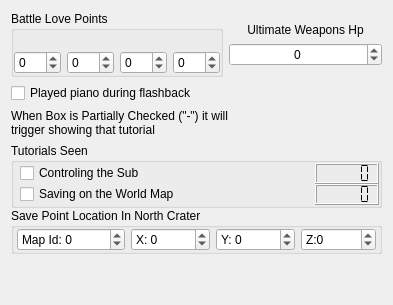
          <widget class="QWidget" name="tab_3">
           <property name="styleSheet">
            <string notr="true"/>
           </property>
           <attribute name="title">
            <string>Misc</string>
           </attribute>
           <layout class="QVBoxLayout" name="verticalLayout_20">
            <item>
             <layout class="QHBoxLayout" name="horizontalLayout_157">
              <item>
               <widget class="QGroupBox" name="groupBox_27">
                <property name="title">
                 <string>Battle Love Points</string>
                </property>
                <layout class="QHBoxLayout" name="horizontalLayout_27">
                 <property name="leftMargin">
                  <number>0</number>
                 </property>
                 <property name="topMargin">
                  <number>0</number>
                 </property>
                 <property name="rightMargin">
                  <number>0</number>
                 </property>
                 <property name="bottomMargin">
                  <number>0</number>
                 </property>
                 <item>
                  <layout class="QVBoxLayout" name="verticalLayout_88">
                   <item>
                    <widget class="QLabel" name="lbl_battle_love_aeris">
                     <property name="frameShape">
                      <enum>QFrame::NoFrame</enum>
                     </property>
                    </widget>
                   </item>
                   <item>
                    <widget class="QSpinBox" name="sbBloveAeris">
                     <property name="wrapping">
                      <bool>true</bool>
                     </property>
                     <property name="maximum">
                      <number>255</number>
                     </property>
                    </widget>
                   </item>
                  </layout>
                 </item>
                 <item>
                  <layout class="QVBoxLayout" name="verticalLayout_119">
                   <item>
                    <widget class="QLabel" name="lbl_battle_love_tifa"/>
                   </item>
                   <item>
                    <widget class="QSpinBox" name="sbBloveTifa">
                     <property name="wrapping">
                      <bool>true</bool>
                     </property>
                     <property name="maximum">
                      <number>255</number>
                     </property>
                    </widget>
                   </item>
                  </layout>
                 </item>
                 <item>
                  <layout class="QVBoxLayout" name="verticalLayout_120">
                   <item>
                    <widget class="QLabel" name="lbl_battle_love_yuffie"/>
                   </item>
                   <item>
                    <widget class="QSpinBox" name="sbBloveYuffie">
                     <property name="wrapping">
                      <bool>true</bool>
                     </property>
                     <property name="maximum">
                      <number>255</number>
                     </property>
                    </widget>
                   </item>
                  </layout>
                 </item>
                 <item>
                  <layout class="QVBoxLayout" name="verticalLayout_123">
                   <item>
                    <widget class="QLabel" name="lbl_battle_love_barret">
                     <property name="alignment">
                      <set>Qt::AlignCenter</set>
                     </property>
                    </widget>
                   </item>
                   <item>
                    <widget class="QSpinBox" name="sbBloveBarret">
                     <property name="wrapping">
                      <bool>true</bool>
                     </property>
                     <property name="maximum">
                      <number>255</number>
                     </property>
                    </widget>
                   </item>
                  </layout>
                 </item>
                </layout>
               </widget>
              </item>
              <item>
               <layout class="QVBoxLayout" name="verticalLayout_33">
                <item>
                 <spacer name="verticalSpacer_9">
                  <property name="orientation">
                   <enum>Qt::Vertical</enum>
                  </property>
                  <property name="sizeHint" stdset="0">
                   <size>
                    <width>0</width>
                    <height>0</height>
                   </size>
                  </property>
                 </spacer>
                </item>
                <item>
                 <widget class="QLabel" name="label_186">
                  <property name="text">
                   <string>Ultimate Weapons Hp</string>
                  </property>
                  <property name="alignment">
                   <set>Qt::AlignCenter</set>
                  </property>
                 </widget>
                </item>
                <item>
                 <widget class="QSpinBox" name="sbUweaponHp">
                  <property name="wrapping">
                   <bool>true</bool>
                  </property>
                  <property name="alignment">
                   <set>Qt::AlignCenter</set>
                  </property>
                  <property name="maximum">
                   <number>16777215</number>
                  </property>
                 </widget>
                </item>
                <item>
                 <spacer name="verticalSpacer_8">
                  <property name="orientation">
                   <enum>Qt::Vertical</enum>
                  </property>
                  <property name="sizeHint" stdset="0">
                   <size>
                    <width>0</width>
                    <height>0</height>
                   </size>
                  </property>
                 </spacer>
                </item>
               </layout>
              </item>
             </layout>
            </item>
            <item>
             <widget class="QCheckBox" name="cbFlashbackPiano">
              <property name="text">
               <string>Played piano during flashback</string>
              </property>
             </widget>
            </item>
            <item>
             <widget class="QLabel" name="label_187">
              <property name="text">
               <string>When Box is Partially Checked (&quot;-&quot;) it will
trigger showing that tutorial</string>
              </property>
              <property name="wordWrap">
               <bool>true</bool>
              </property>
             </widget>
            </item>
            <item>
             <layout class="QVBoxLayout" name="verticalLayout_93">
              <property name="spacing">
               <number>0</number>
              </property>
              <item>
               <layout class="QHBoxLayout" name="horizontalLayout_153">
                <item>
                 <widget class="QGroupBox" name="groupBox_28">
                  <property name="enabled">
                   <bool>true</bool>
                  </property>
                  <property name="title">
                   <string>Tutorials Seen</string>
                  </property>
                  <layout class="QVBoxLayout" name="verticalLayout_31">
                   <property name="spacing">
                    <number>0</number>
                   </property>
                   <property name="leftMargin">
                    <number>3</number>
                   </property>
                   <property name="topMargin">
                    <number>0</number>
                   </property>
                   <property name="rightMargin">
                    <number>0</number>
                   </property>
                   <property name="bottomMargin">
                    <number>0</number>
                   </property>
                   <item>
                    <layout class="QHBoxLayout" name="horizontalLayout_71">
                     <property name="leftMargin">
                      <number>3</number>
                     </property>
                     <item>
                      <widget class="QCheckBox" name="cbTutSub">
                       <property name="text">
                        <string>Controling the Sub</string>
                       </property>
                       <property name="tristate">
                        <bool>false</bool>
                       </property>
                      </widget>
                     </item>
                     <item>
                      <widget class="QLCDNumber" name="lcdTutSub">
                       <property name="maximumSize">
                        <size>
                         <width>64</width>
                         <height>21</height>
                        </size>
                       </property>
                       <property name="mode">
                        <enum>QLCDNumber::Hex</enum>
                       </property>
                       <property name="segmentStyle">
                        <enum>QLCDNumber::Flat</enum>
                       </property>
                      </widget>
                     </item>
                    </layout>
                   </item>
                   <item>
                    <layout class="QHBoxLayout" name="horizontalLayout_74">
                     <property name="leftMargin">
                      <number>3</number>
                     </property>
                     <item>
                      <widget class="QCheckBox" name="cbTutWorldSave">
                       <property name="text">
                        <string>Saving on the World Map</string>
                       </property>
                       <property name="tristate">
                        <bool>true</bool>
                       </property>
                      </widget>
                     </item>
                     <item>
                      <widget class="QLCDNumber" name="lcdNumber_7">
                       <property name="minimumSize">
                        <size>
                         <width>0</width>
                         <height>21</height>
                        </size>
                       </property>
                       <property name="maximumSize">
                        <size>
                         <width>64</width>
                         <height>21</height>
                        </size>
                       </property>
                       <property name="mode">
                        <enum>QLCDNumber::Hex</enum>
                       </property>
                       <property name="segmentStyle">
                        <enum>QLCDNumber::Flat</enum>
                       </property>
                      </widget>
                     </item>
                    </layout>
                   </item>
                  </layout>
                 </widget>
                </item>
               </layout>
              </item>
              <item>
               <widget class="QGroupBox" name="groupBox_14">
                <property name="title">
                 <string>Save Point Location In North Crater</string>
                </property>
                <layout class="QHBoxLayout" name="horizontalLayout_14">
                 <property name="leftMargin">
                  <number>3</number>
                 </property>
                 <property name="topMargin">
                  <number>0</number>
                 </property>
                 <property name="rightMargin">
                  <number>3</number>
                 </property>
                 <property name="bottomMargin">
                  <number>0</number>
                 </property>
                 <item>
                  <widget class="QSpinBox" name="sbSaveMapId">
                   <property name="prefix">
                    <string>Map Id: </string>
                   </property>
                   <property name="minimum">
                    <number>-32767</number>
                   </property>
                   <property name="maximum">
                    <number>32767</number>
                   </property>
                  </widget>
                 </item>
                 <item>
                  <widget class="QSpinBox" name="sbSaveX">
                   <property name="prefix">
                    <string>X: </string>
                   </property>
                   <property name="minimum">
                    <number>-32767</number>
                   </property>
                   <property name="maximum">
                    <number>32767</number>
                   </property>
                  </widget>
                 </item>
                 <item>
                  <widget class="QSpinBox" name="sbSaveY">
                   <property name="prefix">
                    <string>Y: </string>
                   </property>
                   <property name="minimum">
                    <number>-32767</number>
                   </property>
                   <property name="maximum">
                    <number>32767</number>
                   </property>
                  </widget>
                 </item>
                 <item>
                  <widget class="QSpinBox" name="sbSaveZ">
                   <property name="prefix">
                    <string>Z:</string>
                   </property>
                   <property name="minimum">
                    <number>-32767</number>
                   </property>
                   <property name="maximum">
                    <number>32767</number>
                   </property>
                   <property name="value">
                    <number>0</number>
                   </property>
                  </widget>
                 </item>
                </layout>
               </widget>
              </item>
             </layout>
            </item>
            <item>
             <spacer name="verticalSpacer_2">
              <property name="orientation">
               <enum>Qt::Vertical</enum>
              </property>
              <property name="sizeHint" stdset="0">
               <size>
                <width>20</width>
                <height>40</height>
               </size>
              </property>
             </spacer>
            </item>
           </layout>
          </widget>
